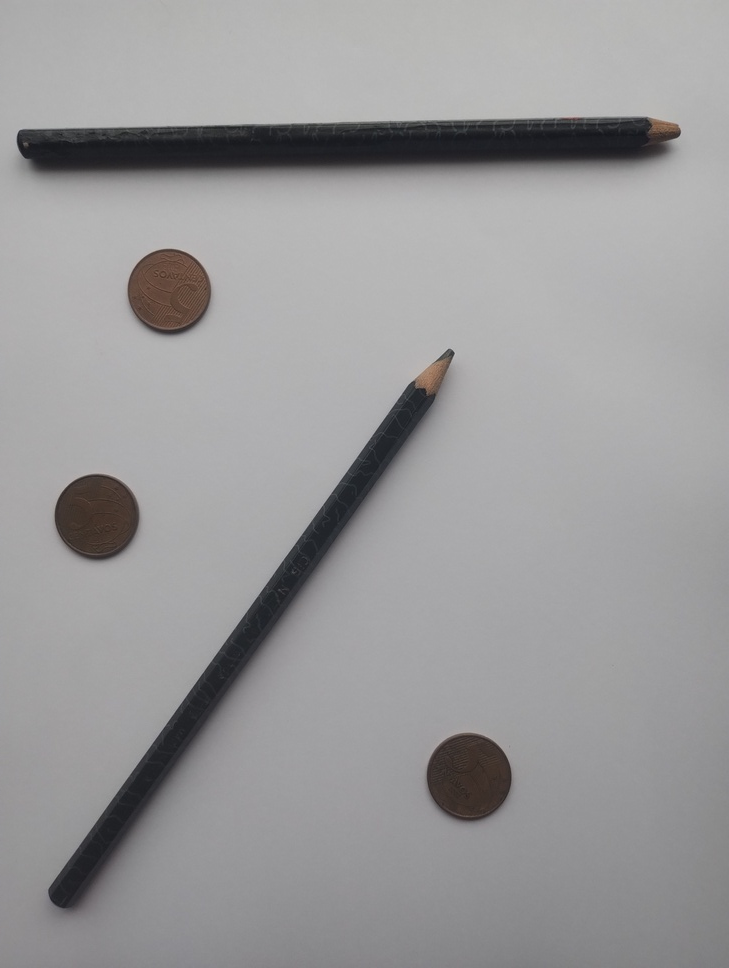
#> input picture dataset/multiplos/IMG_20260628_135841218.jpg, 729 x 968 px, shrunk from 3072 x 4080 before the run
$ python -i funcoes.py   (imports and definitions only)
#> lines starting #> are read from the running program, lines starting #| are printed output that depends on the picture; after the words box and inside, x2 and y2 are one past the last pixel; in counts of white or black regions, pixels touching at a corner belong together
#> further down, picture is the input picture: shape (968, 729, 3); mean B, G, R 154.5, 153.6, 154.2
import cv2
import numpy as np


def preprocessar(img):

    gray = cv2.cvtColor(img, cv2.COLOR_BGR2GRAY)

    clahe = cv2.createCLAHE(
        clipLimit=2.0,
        tileGridSize=(8, 8)
    )

    gray = clahe.apply(gray)
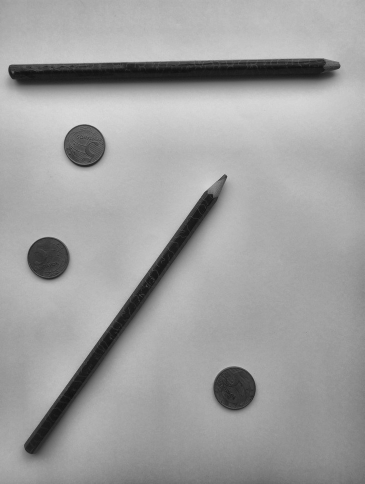
#> gray: shape (968, 729) (shown at 1/2 size); min 13, max 221, mean 160

    gray = cv2.GaussianBlur(
        gray,
        (5, 5),
        0
    )

    return gray


def segmentar(img):

    gray = preprocessar(img)

    _, escuro = cv2.threshold(
        gray,
        85,
        255,
        cv2.THRESH_BINARY_INV
    )
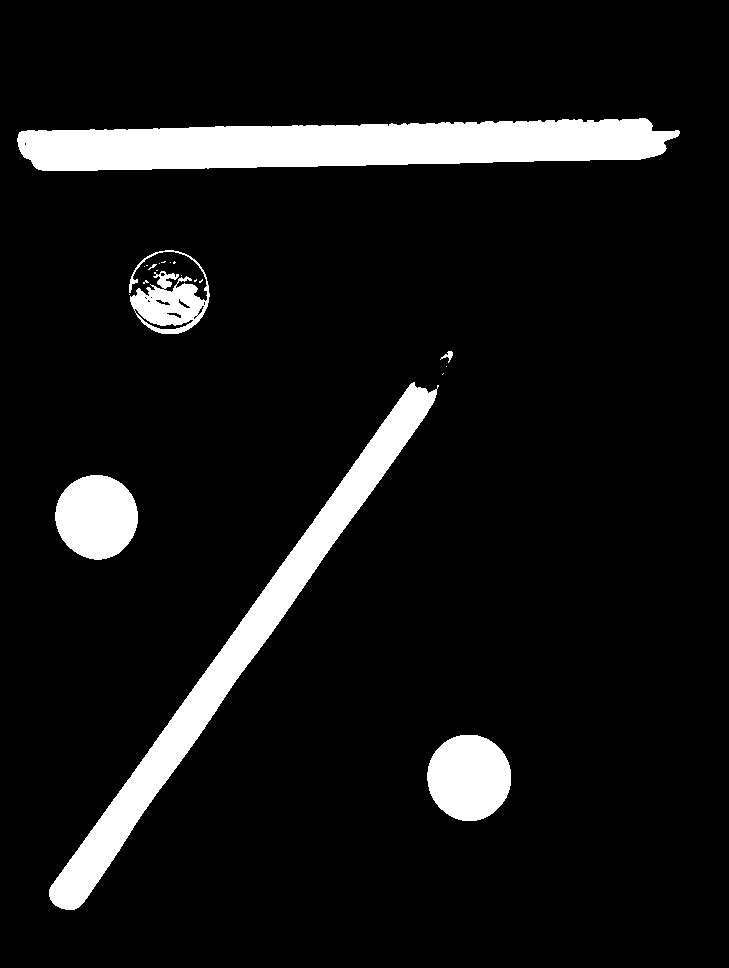
#> escuro: shape (968, 729); 8.6% white; 21 white regions (15 under 20 px), largest, box (x1, y1, x2, y2) and area: (17, 118, 680, 171) 26159, (49, 382, 439, 910) 20185, (427, 735, 511, 821) 5701, (55, 475, 138, 560) 5470, (129, 250, 210, 334) 3086, (440, 351, 453, 363) 60

    bordas = cv2.Canny(
        gray,
        30,
        120
    )
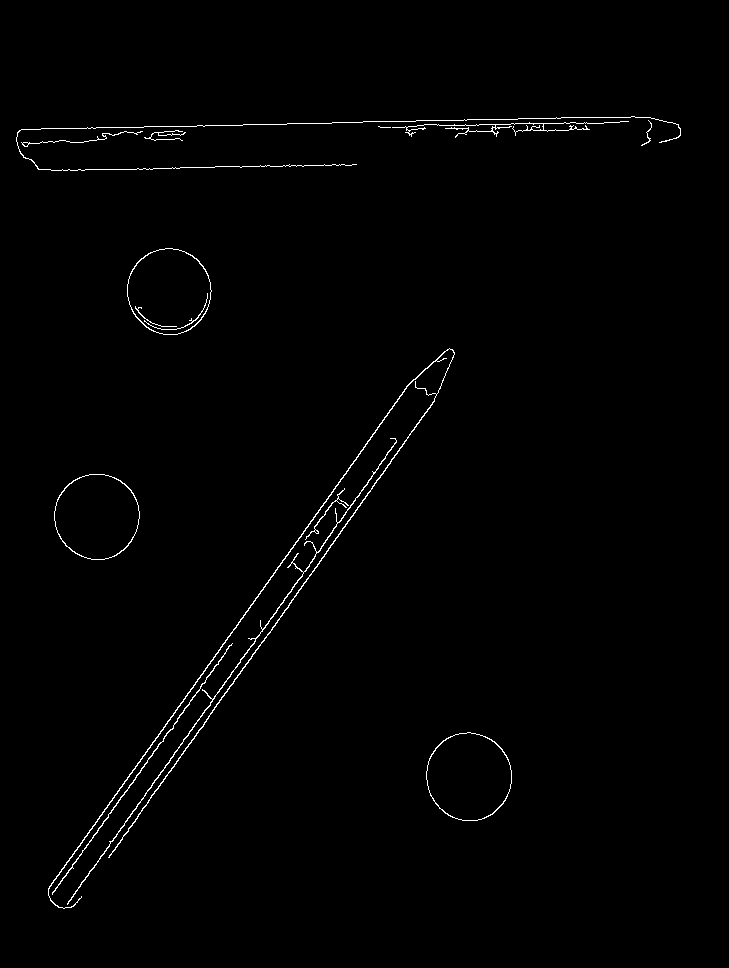
#> bordas: shape (968, 729); 0.9% white in thin lines or dots, all inside (x1, y1, x2, y2) = (16, 116, 681, 909)

    kernel = np.ones((5, 5), np.uint8)

    bordas = cv2.dilate(
        bordas,
        kernel,
        iterations=2
    )
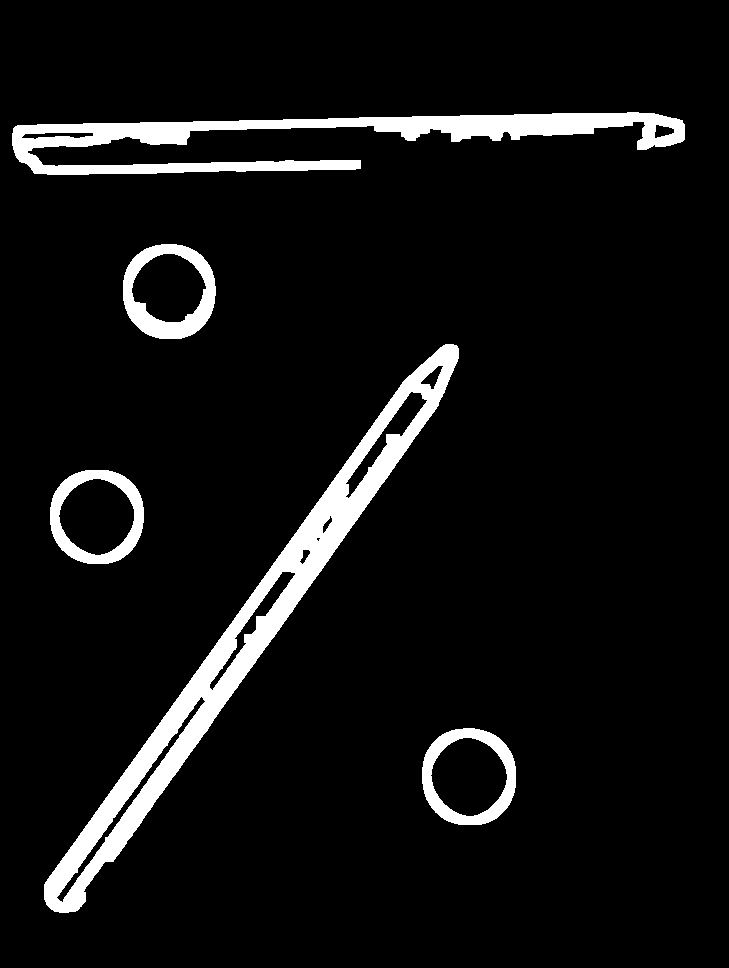
#> bordas: shape (968, 729); 6.9% white; 5 white regions, box (x1, y1, x2, y2) and area: (44, 344, 459, 913) 24257, (12, 112, 685, 175) 15055, (123, 244, 216, 339) 3554, (422, 728, 516, 825) 3079, (50, 470, 144, 564) 3030

    mascara = cv2.bitwise_or(
        escuro,
        bordas
    )
#> mascara: shape (968, 729); 11.5% white; 15 white regions (10 under 20 px), largest, box (x1, y1, x2, y2) and area: (12, 112, 685, 175) 32351, (44, 344, 459, 913) 28540, (422, 728, 516, 825) 7453, (50, 470, 144, 564) 7244, (123, 244, 216, 339) 5467

    kernel = np.ones((11, 11), np.uint8)

    mascara = cv2.morphologyEx(
        mascara,
        cv2.MORPH_CLOSE,
        kernel,
        iterations=3
    )
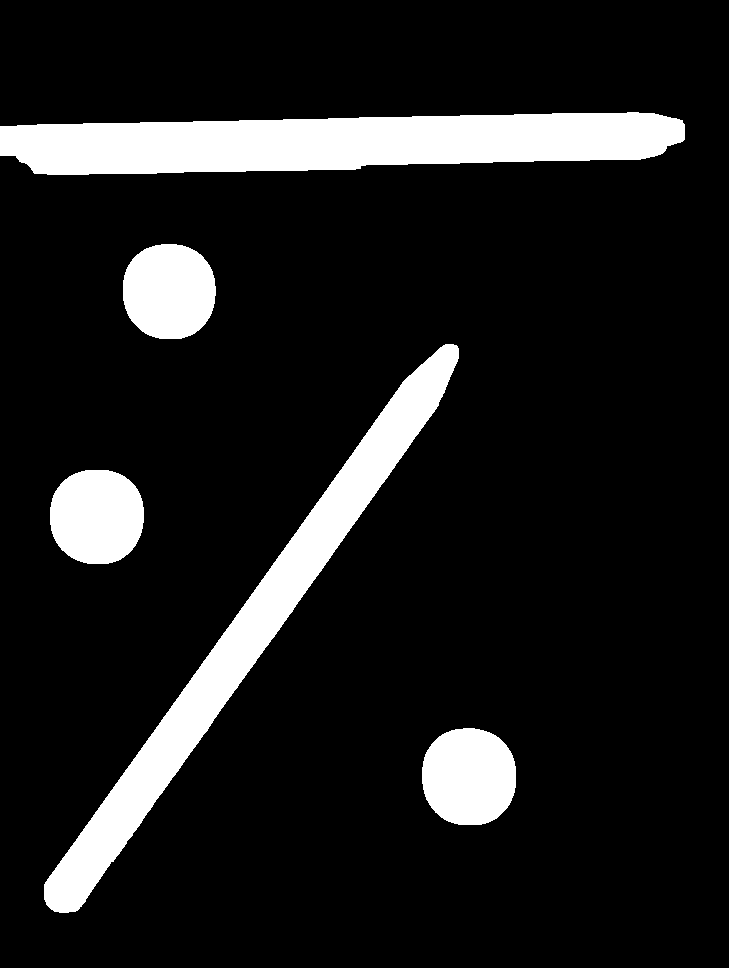
#> mascara: shape (968, 729); 11.8% white; 5 white regions

    mascara = cv2.morphologyEx(
        mascara,
        cv2.MORPH_OPEN,
        np.ones((5, 5), np.uint8)
    )

    contornos, _ = cv2.findContours(
        mascara,
        cv2.RETR_EXTERNAL,
        cv2.CHAIN_APPROX_SIMPLE
    )
#> contornos = 5 contours; box (x1, y1, x2, y2) and area: (0, 112, 685, 175) 32122, (44, 344, 459, 913) 28154, (422, 728, 516, 825) 7314, (50, 470, 144, 564) 7106, (123, 244, 216, 339) 7058

    resultado = np.zeros(gray.shape, np.uint8)

    if len(contornos) == 0:
        return resultado

    maior = max(contornos, key=cv2.contourArea)
#> maior = contour of 121 points, box (x1, y1, x2, y2) (0, 112, 685, 175), area 32122

    cv2.drawContours(
        resultado,
        [maior],
        -1,
        255,
        -1
    )
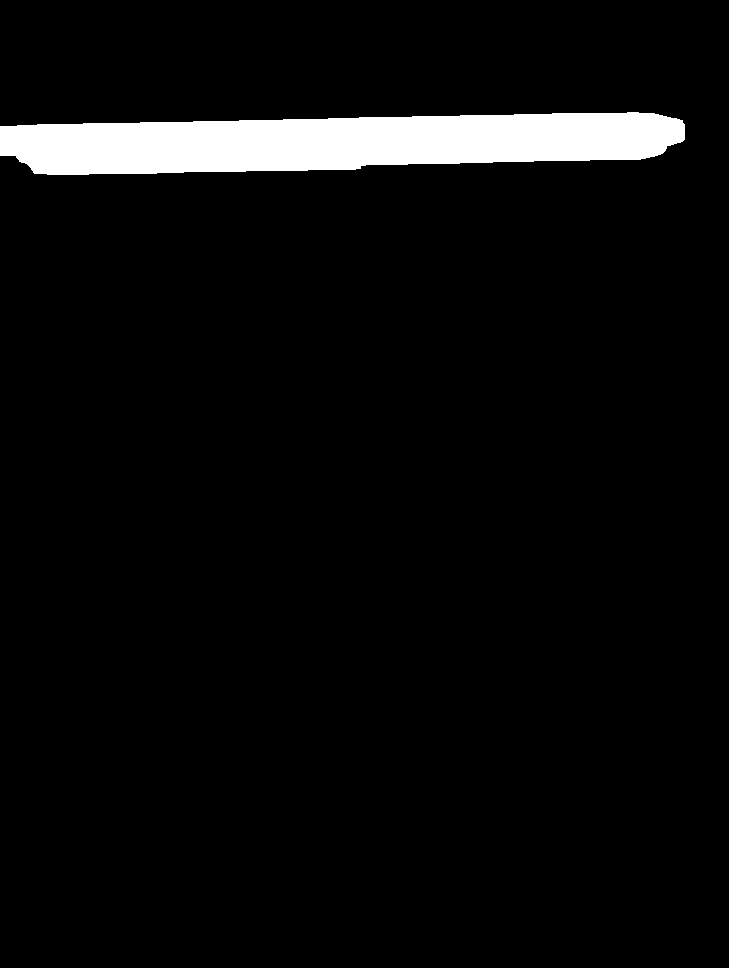
#> resultado: shape (968, 729); 4.7% white; 1 white region, box (x1, y1, x2, y2) and area: (0, 112, 685, 175) 32834

    return resultado


# [134 lines left out: functions extrair_caracteristicas, desenhar, not called in this run]

>>> import cv2
>>> picture = cv2.imread('../dataset/multiplos/IMG_20260628_135841218.jpg')
>>> result = segmentar(picture)

$ run again, on dataset/multiplos/IMG_20260628_135928600.jpg
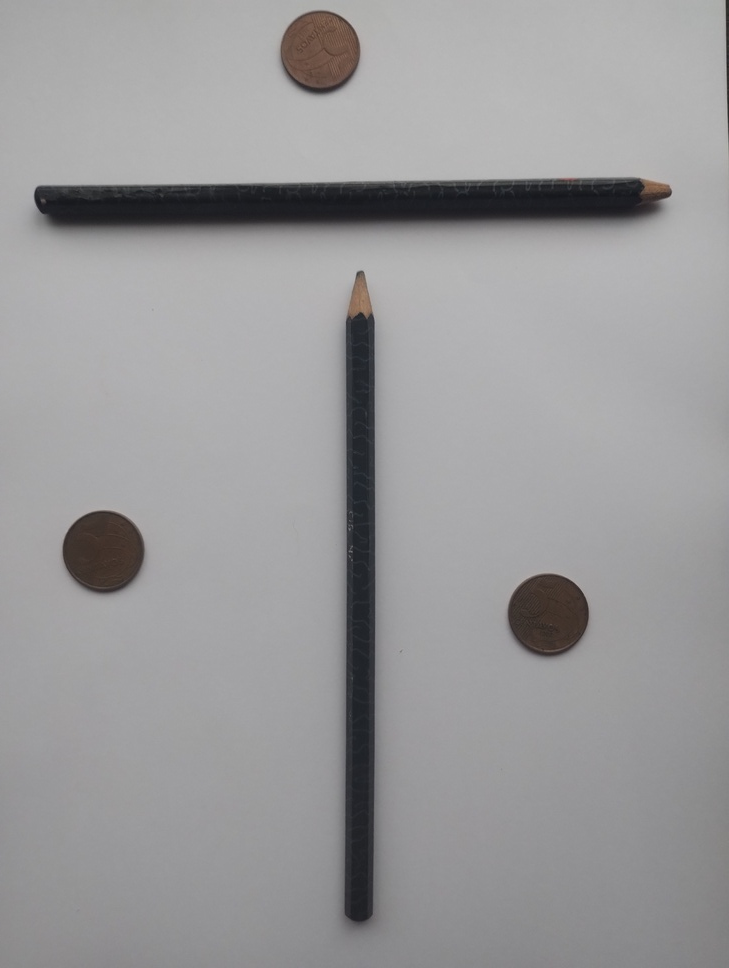
#> input picture dataset/multiplos/IMG_20260628_135928600.jpg, 729 x 968 px, shrunk from 3072 x 4080 before the run
#> picture is the input picture: shape (968, 729, 3); mean B, G, R 154.6, 153.4, 154
#> in segmentar, `_, escuro = cv2.threshold( gray, 85, 255, cv2.THRESH_BINARY_INV )`:
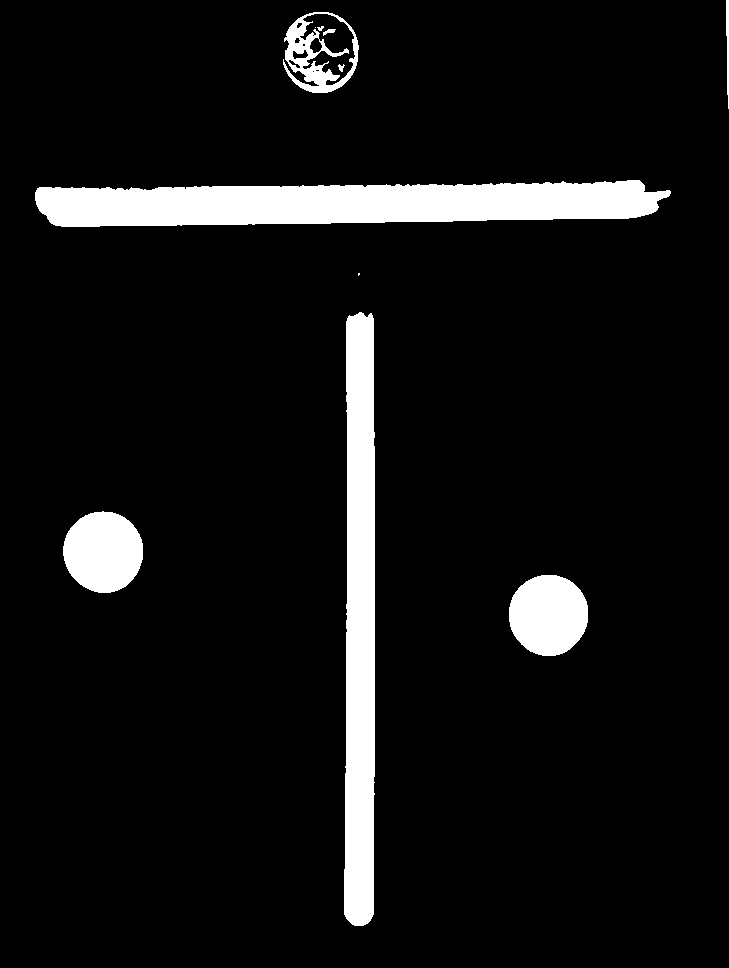
#> escuro: shape (968, 729); 7.6% white; 11 white regions (2 under 20 px), largest, box (x1, y1, x2, y2) and area: (35, 180, 671, 227) 23091, (344, 312, 375, 926) 17351, (63, 511, 143, 593) 5112
#> contornos = 6 contours; box (x1, y1, x2, y2) and area: (30, 173, 676, 227) 28094, (340, 266, 380, 926) 23616, (276, 0, 365, 98) 7104, (58, 506, 149, 598) 6691, (504, 569, 593, 661) 6618, (721, 0, 729, 168) 996
#> maior = contour of 104 points, box (x1, y1, x2, y2) (30, 173, 676, 227), area 28094
#> in segmentar, `cv2.drawContours( resultado, [maior], -1, 255, -1 )`:
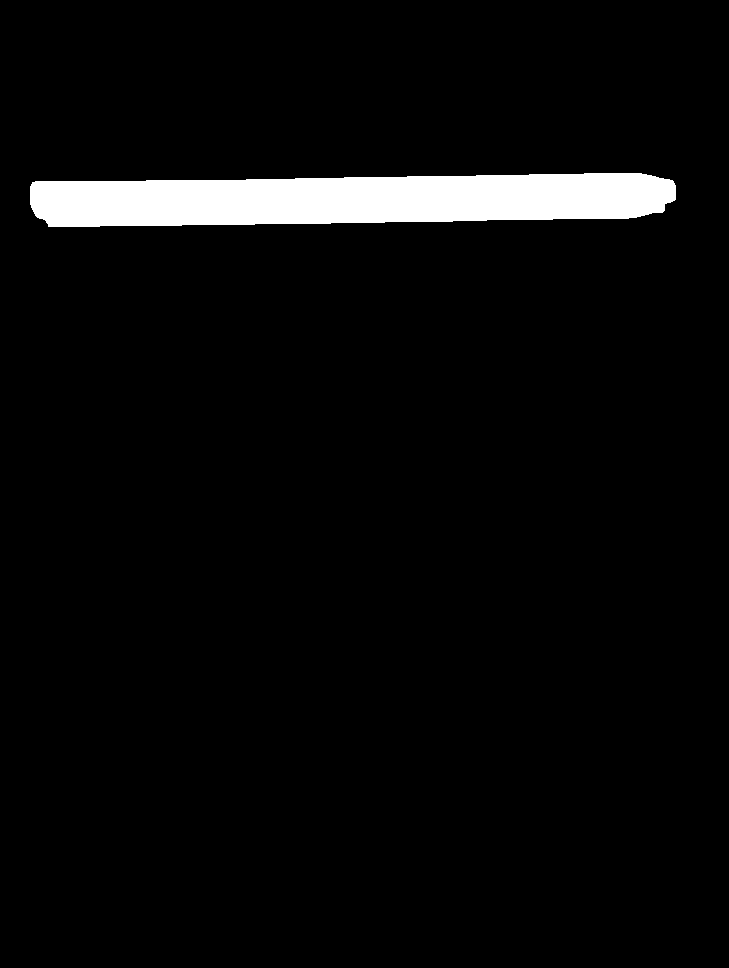
#> resultado: shape (968, 729); 4.1% white; 1 white region, box (x1, y1, x2, y2) and area: (30, 173, 676, 227) 28766

$ run again, on dataset/multiplos/IMG_20260628_140057343.jpg
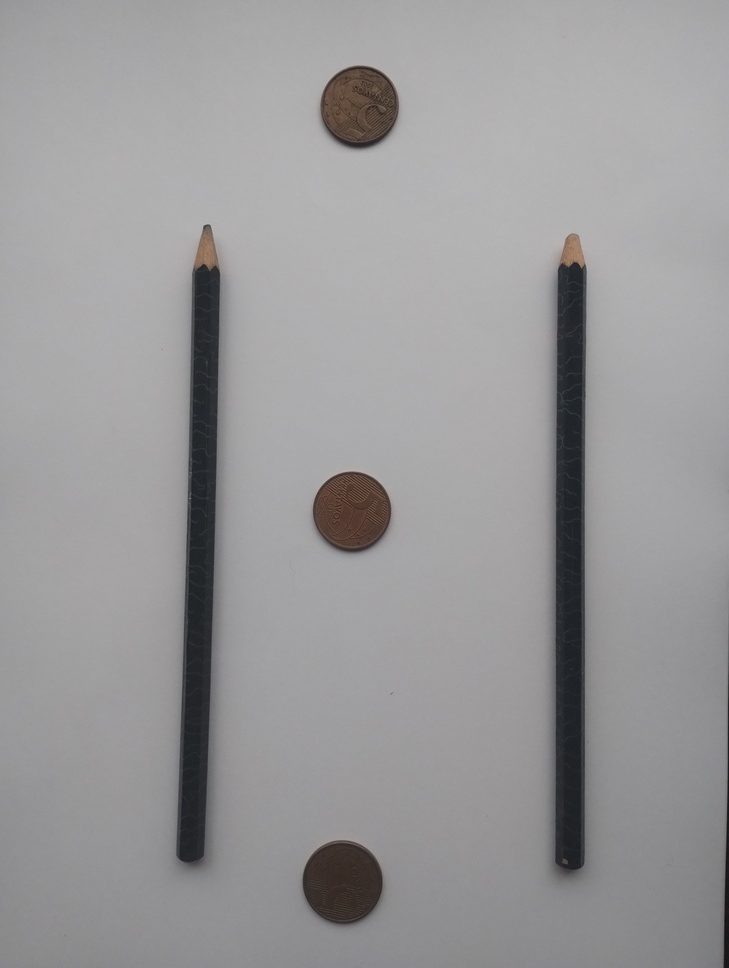
#> input picture dataset/multiplos/IMG_20260628_140057343.jpg, 729 x 968 px, shrunk from 3072 x 4080 before the run
#> picture is the input picture: shape (968, 729, 3); mean B, G, R 153.7, 152.7, 153.4
#> in segmentar, `_, escuro = cv2.threshold( gray, 85, 255, cv2.THRESH_BINARY_INV )`:
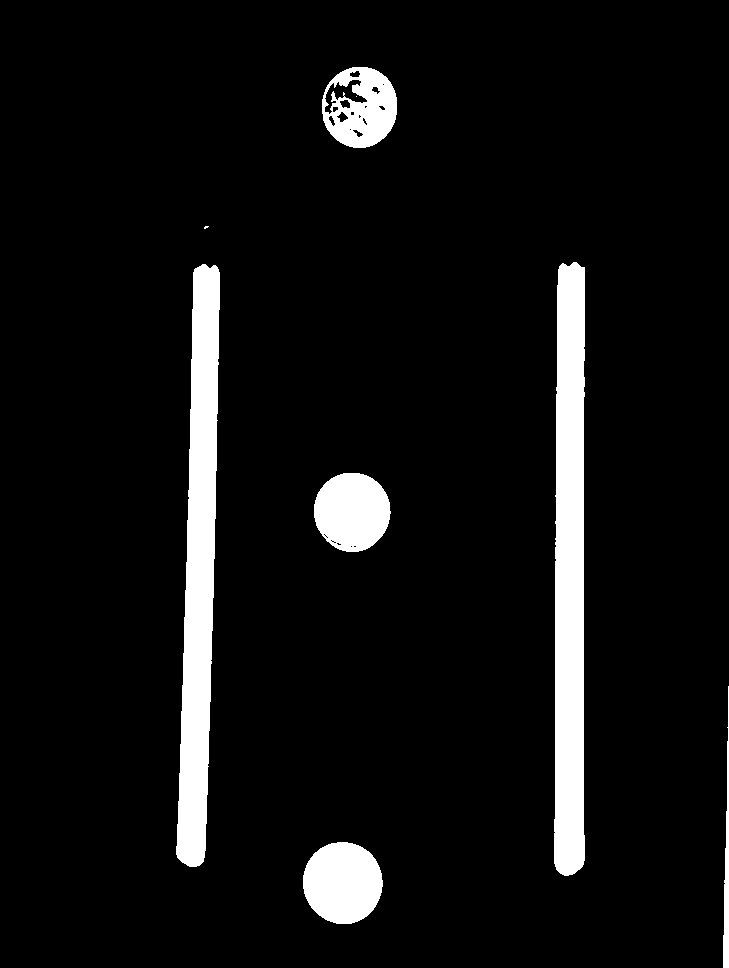
#> escuro: shape (968, 729); 6.9% white; 8 white regions (2 under 20 px), largest, box (x1, y1, x2, y2) and area: (554, 262, 585, 876) 17387, (176, 264, 220, 867) 16704, (303, 842, 383, 924) 5157, (314, 473, 391, 552) 4746, (322, 67, 397, 148) 4040, (723, 686, 729, 968) 907
#> contornos = 6 contours; box (x1, y1, x2, y2) and area: (551, 229, 591, 876) 23604, (172, 220, 225, 867) 22946, (298, 836, 387, 929) 6698, (316, 62, 403, 153) 6409, (308, 467, 396, 557) 6315, (719, 619, 729, 968) 2333
#> maior = contour of 73 points, box (x1, y1, x2, y2) (551, 229, 591, 876), area 23604
#> in segmentar, `cv2.drawContours( resultado, [maior], -1, 255, -1 )`:
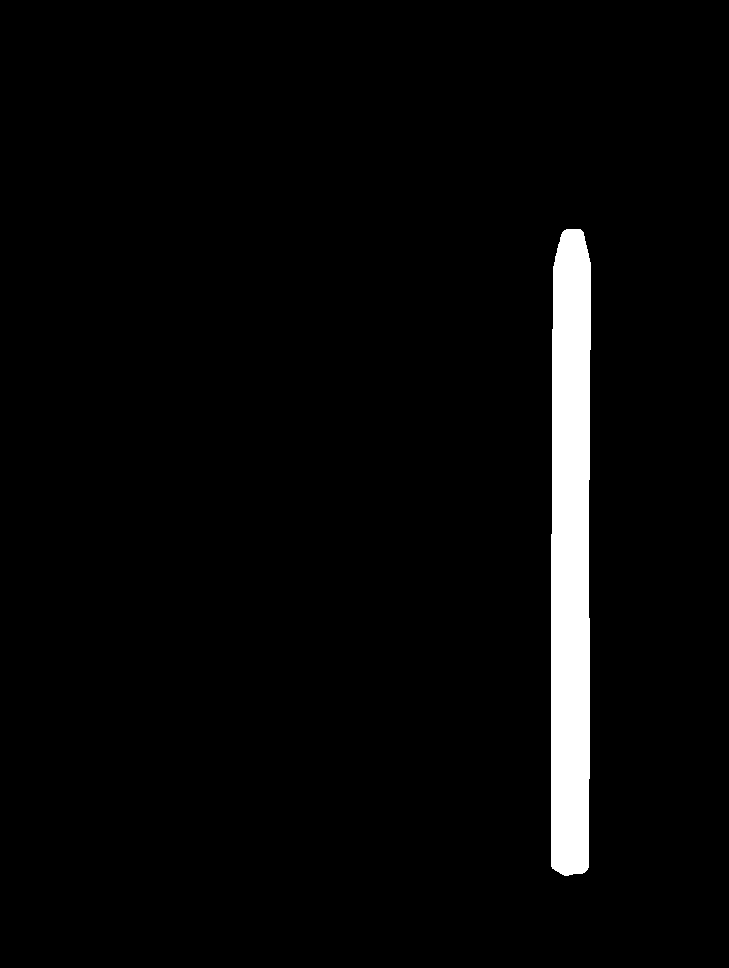
#> resultado: shape (968, 729); 3.4% white; 1 white region, box (x1, y1, x2, y2) and area: (551, 229, 591, 876) 24270
